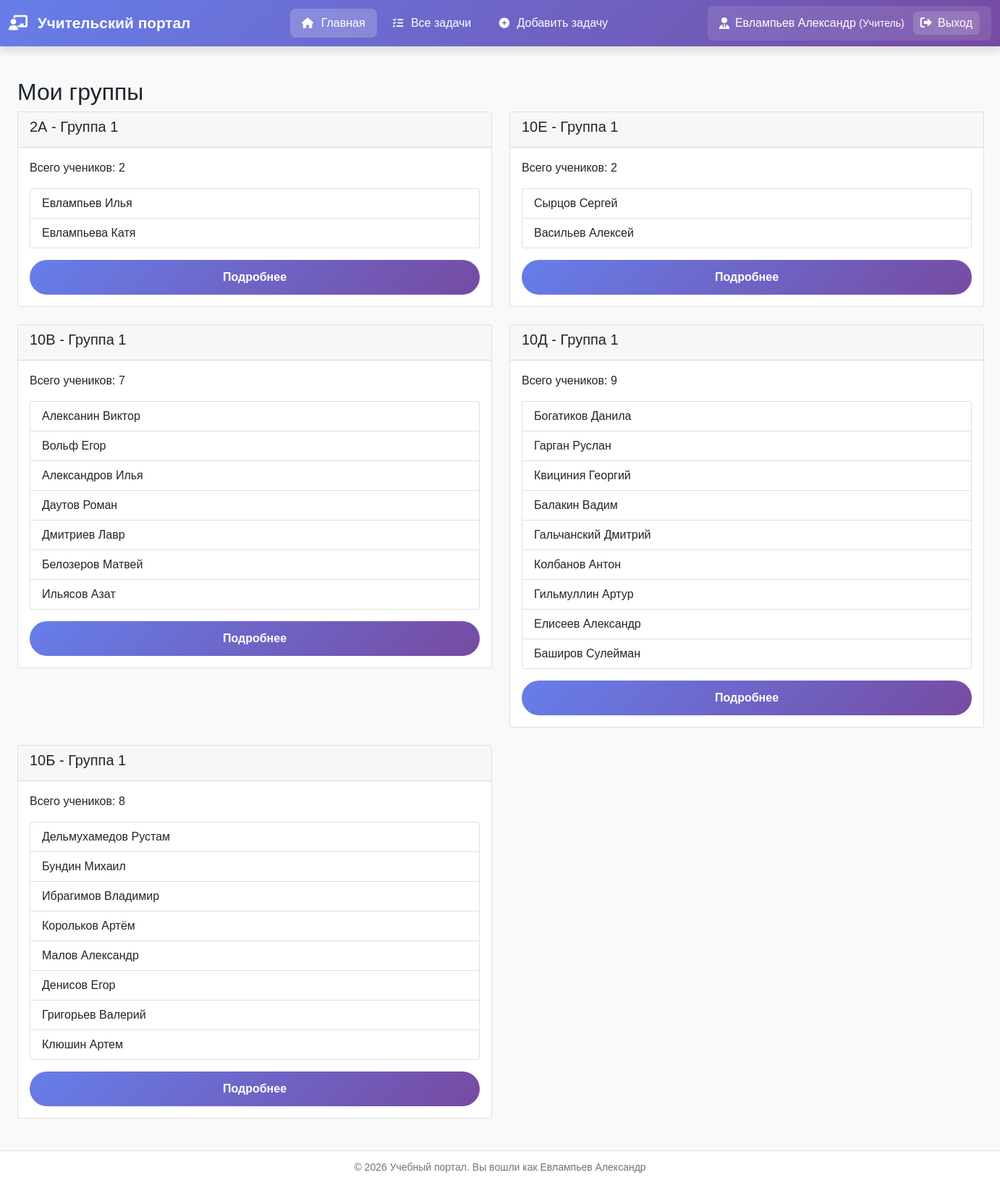
Screenshot of /users/teacher/dashboard/ (signed in) with the database file from the repository.
### users_app/models.py (models this page shows, shortened)
class User(AbstractUser):
    USER_TYPES = (
        ('teacher', 'Учитель'),
        ('student', 'Ученик'),
    )
    user_type = models.CharField(max_length=10, choices=USER_TYPES, default='student')
    middle_name = models.CharField('Отчество', max_length=50, blank=True)
    class Meta:
        verbose_name = 'Пользователь'
        verbose_name_plural = 'Пользователи'

class Group(models.Model):
    GROUP_NUMBERS = (
        (1, 'Группа 1'),
        (2, 'Группа 2'),
    )
    school_class = models.ForeignKey(SchoolClass, on_delete=models.CASCADE, related_name='groups')
    number = models.IntegerField('Номер группы', choices=GROUP_NUMBERS)
    teacher = models.ForeignKey(
        get_user_model(),
        on_delete=models.SET_NULL,
        null=True,
        blank=True,
        related_name='teacher_groups',
        limit_choices_to={'user_type': 'teacher'}
    )
    class Meta:
        verbose_name = 'Группа'
        verbose_name_plural = 'Группы'
        unique_together = ['school_class', 'number']

class SchoolClass(models.Model):
    number = models.IntegerField('Номер класса', validators=[MinValueValidator(1), MaxValueValidator(11)])
    letter = models.CharField('Буква класса', max_length=2)  # А, Б, В и т.д.
    class Meta:
        verbose_name = 'Класс'
        verbose_name_plural = 'Классы'
        unique_together = ['number', 'letter']
    def __str__(self):
        return f"{self.number}{self.letter}"

### users_app/views.py (the view)
# urls.py: path('teacher/dashboard/', views.teacher_dashboard, name='teacher_dashboard'),
@login_required
def teacher_dashboard(request):
    if request.user.user_type != 'teacher':
        return redirect('student_dashboard')
    groups = Group.objects.filter(teacher=request.user).select_related('school_class')
    for group in groups:
        group.students_list = User.objects.filter(
            user_type='student',
            student_profile__group=group
        ).select_related('student_profile')
    context = {
        'groups': groups,
    }
    return render(request, 'users_app/th_dashboard.html', context)

### templates/users_app/th_dashboard.html (shortened to what this page needs)
{% extends "base.html" %}
{% block content %}
    <div class="container mt-4">
        <h2>Мои группы</h2>
        {% if groups %}
            <div class="row">
                {% for group in groups %}
                    <div class="col-md-6 mb-4">
                        <div class="card">
                            <div class="card-header">
                                <h5>{{ group.school_class }} - Группа {{ group.number }}</h5>
                            </div>
                            <div class="card-body">
                                {% with students=group.students_list %}
                                    {% if students %}
                                        <p>Всего учеников: {{ students|length }}</p>
                                        <ul class="list-group">
                                            {% for student in students %}
                                                <li class="list-group-item">
                                                    {{ student.last_name }} {{ student.first_name }}
                                                </li>
                                            {% endfor %}
                                        </ul>
                                    {% else %}
                                        <p class="text-muted">Нет учеников в этой группе</p>
                                    {% endif %}
                                {% endwith %}
                                <a href="{% url 'group_students' group.id %}" class="btn btn-sm btn-primary mt-3">
                                    Подробнее
                                </a>
                            </div>
                        </div>
                    </div>
                {% endfor %}
            </div>
        {% else %}
            <div class="alert alert-info">
                У вас пока нет назначенных групп. Обратитесь к администратору.
            </div>
        {% endif %}
    </div>
{% endblock %}

### templates/base.html (shortened to what this page needs)
{% load static %}
<!DOCTYPE html>
<html lang="ru">
<head>
    <link rel="stylesheet" href="https://cdn.jsdelivr.net/npm/bootstrap@5.1.3/dist/css/bootstrap.min.css" >
    <link rel="stylesheet" href="https://cdnjs.cloudflare.com/ajax/libs/font-awesome/6.0.0/css/all.min.css">
    <link rel="stylesheet" href="{% static 'css/base/style.css' %}">
    <link rel="stylesheet" href="{% static 'css/components/buttons.css' %}">
</head>
<body>
<nav class="navbar navbar-expand-lg navbar-dark">
    <div class="container">
        <a class="navbar-brand" href="{% url 'home' %}">
            <i class="fas {% if user.user_type == 'teacher' %}fa-chalkboard-teacher{% elif user.user_type == 'student' %}fa-user-graduate{% else %}fa-graduation-cap{% endif %} me-2"></i>
            {% if user.is_authenticated %}
                {% if user.user_type == 'teacher' %}
                    Учительский портал
                {% elif user.user_type == 'student' %}
                    Ученический портал
                {% else %}
                    Учебный портал
                {% endif %}
            {% else %}
                Учебный портал
            {% endif %}
        </a>
        <div class="collapse navbar-collapse" id="navbarNav">
            {% if user.is_authenticated %}
                <ul class="navbar-nav me-auto">
                    {% if user.user_type == 'teacher' %}
                        <li class="nav-item">
                            <a class="nav-link {% if request.resolver_match.url_name == 'teacher_dashboard' %}active{% endif %}"
                               href="{% url 'teacher_dashboard' %}">
                                <i class="fas fa-home"></i> Главная
                            </a>
                        </li>
                        <li class="nav-item">
                            <a class="nav-link {% if request.resolver_match.url_name == 'task_list' %}active{% endif %}"
                               href="{% url 'tasks:task_list' %}">
                                <i class="fas fa-tasks"></i> Все задачи
                            </a>
                        </li>
                        <li class="nav-item">
                            <a class="nav-link {% if request.resolver_match.url_name == 'task_add' %}active{% endif %}"
                               href="{% url 'tasks:task_add' %}">
                                <i class="fas fa-plus-circle"></i> Добавить задачу
                            </a>
                        </li>
                    {% endif %}
                </ul>
                <div class="user-menu">
                    <i class="fas {% if user.user_type == 'teacher' %}fa-user-tie{% else %}fa-user{% endif %}"></i>
                    <span class="user-name">
                            {{ user.last_name }} {{ user.first_name }}
                        {% if user.user_type == 'teacher' %}
                            <small>(Учитель)</small>
                        {% else %}
                            <small>(Ученик)</small>
                        {% endif %}
                        </span>
                    <a href="{% url 'logout' %}" class="logout-btn" onclick="return confirm('Выйти из системы?')">
                        <i class="fas fa-sign-out-alt me-1"></i> Выход
                    </a>
                </div>
            {% endif %}
        </div>
    </div>
</nav>
<div class="main-content">
    <div class="container">
        {% block content %}
        {% endblock %}
    </div>
</div>
<footer class="footer">
    <div class="container text-center">
        <small>
            &copy; {% now "Y" %} Учебный портал.
            {% if user.is_authenticated %}
                Вы вошли как {{ user.last_name }} {{ user.first_name }}
            {% else %}
                Все права защищены
            {% endif %}
        </small>
    </div>
</footer>
</body>
</html>

### static/css/base/style.css (style rules this page uses)
* { margin: 0; padding: 0; box-sizing: border-box; }
body { background: #f8f9fa; font-family: 'GOST type B', Tahoma, Geneva, Verdana, sans-serif; min-height: 100vh; min-width: 1350px; width: 100%; display: flex; flex-direction: column; }
.container { max-width: 1900px; min-width: 1360px; }
.navbar { background: linear-gradient(135deg, #667eea 0%, #764ba2 100%); box-shadow: 0 8px 10px rgba(0, 0, 0, 0.1); }
.navbar-brand, .nav-link { color: white !important; }
.navbar-brand { font-weight: 600; font-size: 1.3rem; }
.nav-link { position: relative; padding: 0.5rem 1rem !important; margin: 0 0.2rem; border-radius: 8px; transition: all 0.3s; }
.nav-link.active { background: rgba(255, 255, 255, 0.2); font-weight: 500; }
.nav-link i { margin-right: 6px; font-size: 0.9rem; }
.me-auto { margin: auto; }
.user-menu { display: flex; align-items: center; color: white; padding: 0.5rem 1rem; border-radius: 8px; background: rgba(255, 255, 255, 0.1); }
.user-menu i { margin-right: 8px; font-size: 1rem; }
.user-name { margin-right: 12px; font-weight: 500; }
.main-content { flex: 1; padding: 20px 0; }
.footer { background: white; padding: 10px 0; margin-top: auto; border-top: 1px solid #e0e0e0; color: #6c757d; }
.mb-4 { text-align: justify; }
p { text-align: justify; }

### static/css/components/buttons.css (style rules this page uses)
.btn { width: 100%; justify-content: center; padding: 12px 24px; border: none; border-radius: 50px; font-size: 1em; font-weight: 600; cursor: pointer; transition: all 0.3s ease; text-decoration: none; display: inline-flex; align-items: center; gap: 8px; }
.btn-primary { background: linear-gradient(135deg, #667eea 0%, #764ba2 100%); color: white; }
.logout-btn { color: white; text-decoration: none; padding: 4px 10px; border-radius: 6px; background: rgba(255, 255, 255, 0.15); transition: all 0.3s; }

### rows the page displays
User: last_name "Евлампьев", first_name "Александр"
Group: school_class "2А", number "1", students_list|length "2"
User: last_name "Евлампьев", first_name "Илья"
User: last_name "Евлампьева", first_name "Катя"
Group: school_class "10Е", number "1", students_list|length "2"
User: last_name "Сырцов", first_name "Сергей"
User: last_name "Васильев", first_name "Алексей"
Group: school_class "10В", number "1", students_list|length "7"
User: last_name "Алексанин", first_name "Виктор"
User: last_name "Вольф", first_name "Егор"
User: last_name "Александров", first_name "Илья"
User: last_name "Даутов", first_name "Роман"
User: last_name "Дмитриев", first_name "Лавр"
User: last_name "Белозеров", first_name "Матвей"
User: last_name "Ильясов", first_name "Азат"
Group: school_class "10Д", number "1", students_list|length "9"
User: last_name "Богатиков", first_name "Данила"
User: last_name "Гарган", first_name "Руслан"
User: last_name "Квициния", first_name "Георгий"
User: last_name "Балакин", first_name "Вадим"
User: last_name "Гальчанский", first_name "Дмитрий"
User: last_name "Колбанов", first_name "Антон"
User: last_name "Гильмуллин", first_name "Артур"
User: last_name "Елисеев", first_name "Александр"
User: last_name "Баширов", first_name "Сулейман"
Group: school_class "10Б", number "1", students_list|length "8"
User: last_name "Дельмухамедов", first_name "Рустам"
User: last_name "Бундин", first_name "Михаил"
User: last_name "Ибрагимов", first_name "Владимир"
User: last_name "Корольков", first_name "Артём"
User: last_name "Малов", first_name "Александр"
User: last_name "Денисов", first_name "Егор"
User: last_name "Григорьев", first_name "Валерий"
User: last_name "Клюшин", first_name "Артем"
